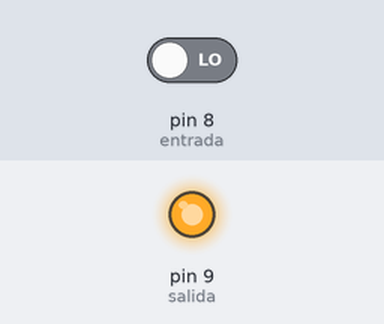
Simulated run of this sketch. Board: Arduino Uno, built with avr-gcc and run on an emulated ATmega328P. Parts: output pins drawn as LEDs (lit = HIGH). Inputs (shaded band) come from the test bench; at power-on: pin 8 (entrada) LOW.

Above: at 0.1 s.
Timing chart, 0 to 1.6 s (numbered marks = the images above):
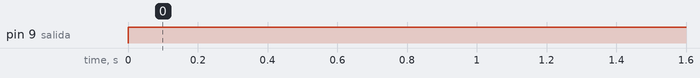

Measured:
- by itself, pin 9 (salida): LOW → HIGH at 0.00 s

The sketch:

ultrasonido.ino
```cpp
const byte salida = 9;
const byte entrada = 8;

float distancia = 0;
float tiempo = 0;

void setup() {
  // put your setup code here, to run once:
  Serial.begin ( 9600 );
  pinMode ( salida , OUTPUT );
  pinMode ( entrada, INPUT  );
}

void loop() {
  // put your main code here, to run repeatedly:
  lecturaSensorUltrasonido();
}

void lecturaSensorUltrasonido(){
  digitalWrite      ( salida , LOW  );
  delayMicroseconds ( 10 );
  digitalWrite      ( salida , HIGH );
  delayMicroseconds ( 10 );

  tiempo = pulseIn ( entrada , HIGH );
  distancia = 0.017 * tiempo;
  if ( distancia < 30 ){
      /*
      Acciones a realizar si la distancia es menor a 30 cm
      */

  }
}
```
